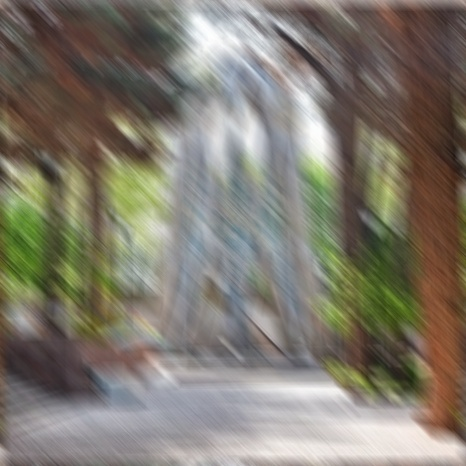
#> input picture exercises/ex5/Khayyam.jpg, 466 x 466 px
$ jupyter execute --allow-errors report.ipynb   (shell and % lines are left out)   (text cells are left out)
#> lines starting #> are read from the running program, lines starting #| are printed output that depends on the picture; after the words box and inside, x2 and y2 are one past the last pixel; in counts of white or black regions, pixels touching at a corner belong together
[cell 1]
import cv2 as cv
import numpy as np
import matplotlib.pyplot as plt
from scipy.fftpack import fft2, ifft2, ifftshift

###
# Hint: Dont forget to scale [0-1] and normalize psf
#       PSF image should be shifted before taking dft (H = fft2( ifftshif(psf) )
#       > Regards
###

def showImages(img):
    for i in range(len(img)):
        plt.subplot(1,len(img),i+1)
        plt.imshow(img[i], cmap='gray', vmin=0, vmax=255)
    plt.tight_layout()
    plt.show()

khayyam = cv.imread('./Khayyam.jpg', cv.IMREAD_GRAYSCALE)
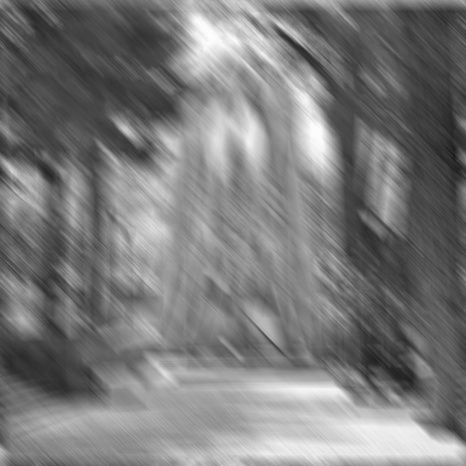
#> khayyam: shape (466, 466); min 23, max 254, mean 122.4
psf1 = cv.imread('./psf1.bmp', cv.IMREAD_GRAYSCALE)
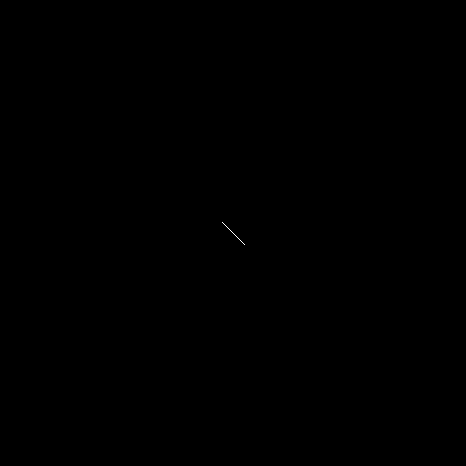
#> input picture exercises/ex5/psf1.bmp, 466 x 466 px
#> psf1: shape (466, 466); 0.01% white in thin lines or dots, all inside (x1, y1, x2, y2) = (222, 222, 245, 245)
showImages([khayyam, psf1])
#> the loop in showImages, `for i in range(len(img)):` made 2 passes

[cell 2]
def normalize(mat):
    mat.astype(np.float32)
    return mat/mat.sum()

def weiner(img, psf, k=0):
    psf = normalize(psf)
    psf = ifftshift(psf)
#> psf: shape (466, 466) float64; values 0 (black) and 0.0435 (white), 0.01% white in thin lines or dots
    H = fft2(psf)
    H_2 = (np.abs(H) * np.abs(H))
    F = fft2(img)
    F = np.divide(H_2,(H_2 + k))*F
    F = np.divide(F,H)
    f = ifft2(F)
    f = np.abs(f)
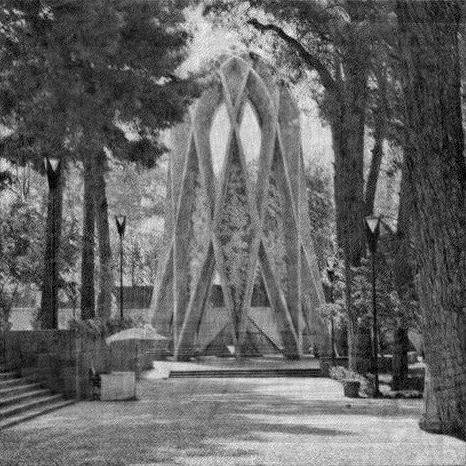
#> f: shape (466, 466) float64; min 0.0225, max 305.1, mean 122.3; drawn with min black and max white
    return f

showImages([weiner(khayyam, psf1, 10e-4)])
#> the loop in showImages (call 2), `for i in range(len(img)):` made 1 pass

[cell 3]
car = cv.imread("car.jpg", cv.IMREAD_GRAYSCALE)
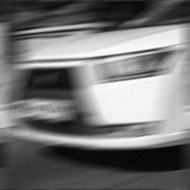
#> input picture exercises/ex5/car.jpg, 190 x 190 px
#> car is the input picture: shape (190, 190); min 1, max 255, mean 117
showImages([car])

[cell 4]
from math import cos, sin, pi, degrees
def line(r, teta):
    x = r*cos(teta)
    y = r*sin(teta)
    return (int(x),int(y))

h, w = car.shape
#> h = 190; w = 190
psf = np.zeros(car.shape)
x, y = line(10, (15*pi)/360)
cv.line(psf, (h//2-x, w//2+y), (h//2+x, w//2-y), 255, 1)
#> psf: shape (190, 190) float64; 0.05% white in thin lines or dots, all inside (x1, y1, x2, y2) = (86, 94, 105, 97)
plate = weiner(car, psf, 8*10e-4)
#> call 2 of weiner, with k = 0.008
#> in weiner (call 2), `psf = ifftshift(psf)`: psf: shape (190, 190) float64; values 0 (black) and 0.0526 (white), 0.05% white in thin lines or dots
#> in weiner (call 2), `f = np.abs(f)`:
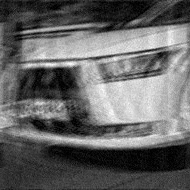
#> f: shape (190, 190) float64; min 0.00791, max 292.8, mean 116.4; drawn with min black and max white
showImages([plate])

[cell 5]
import cv2 as cv
import numpy as np

def sobol(img):
    sobol = np.array([[-1,-2,-1],[0,0,0],[1,2,1]])
    img = cv.filter2D(img, -1, sobol)
    return img

def threshold(img,t):
    h,w = img.shape
    for i in range(h):
        for j in range(w):
            img[i,j] = 0 if (img[i,j] < t) else 255
    return img

cam_id = 0

cap = cv.VideoCapture(cam_id)

while True:
    ret, I = cap.read()
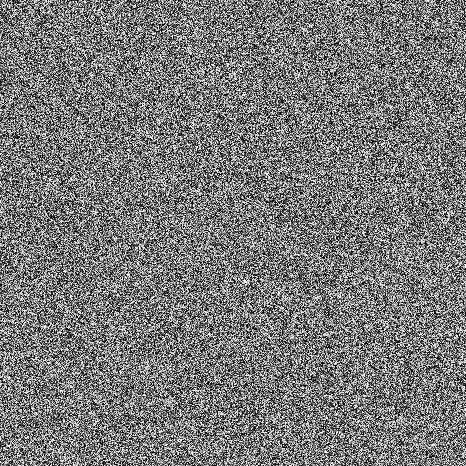
#> input picture exercises/ex5/res.jpg, 466 x 466 px, given in place of the camera
#> I is the input picture: shape (466, 466, 3); min 0, max 255, mean 121.2
    cv.imshow("My Camera", I)
    gray = cv.cvtColor(I, cv.COLOR_BGR2GRAY)
    gray = cv.GaussianBlur(gray,(5,5),3)
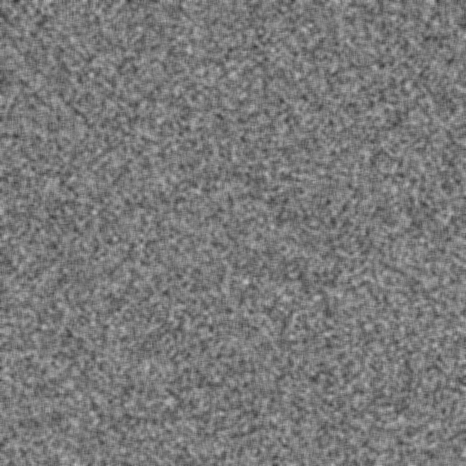
#> gray: shape (466, 466); min 55, max 191, mean 121.2
    canny_I = cv.Canny(gray, 60, 120)
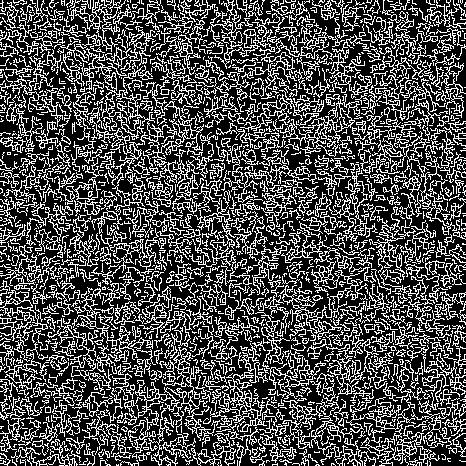
#> canny_I: shape (466, 466); 30.4% white in thin lines or dots
    sobol_I = threshold(sobol(gray), 80)
#> in sobol, `img = cv.filter2D(img, -1, sobol)`:
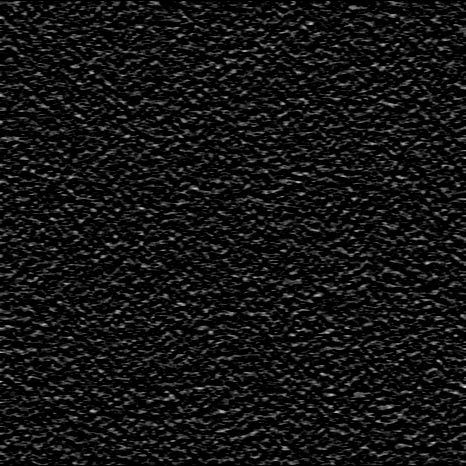
#> img: shape (466, 466); min 0, max 238, mean 19.6
#> in threshold, `h,w = img.shape`: h = 466
#> after the loop in threshold, `for i in range(h):`:
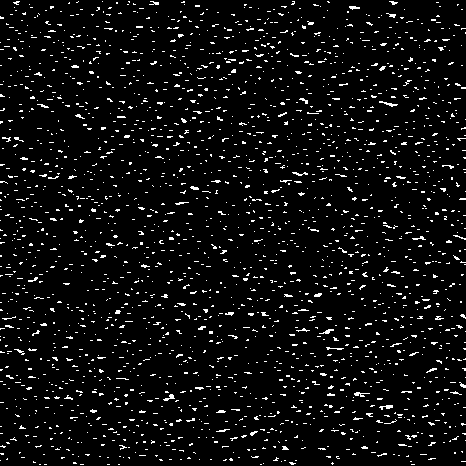
#> img: shape (466, 466); 5.3% white in thin lines or dots
    cv.imshow("Canny", canny_I)
    cv.imshow("Sobol", sobol_I)

    # Press 'e' to exit
    if cv.waitKey(1) & 0xFF == ord('e'):
#> (key e is pressed here)
        break

cap.release()
cv.destroyAllWindows()
